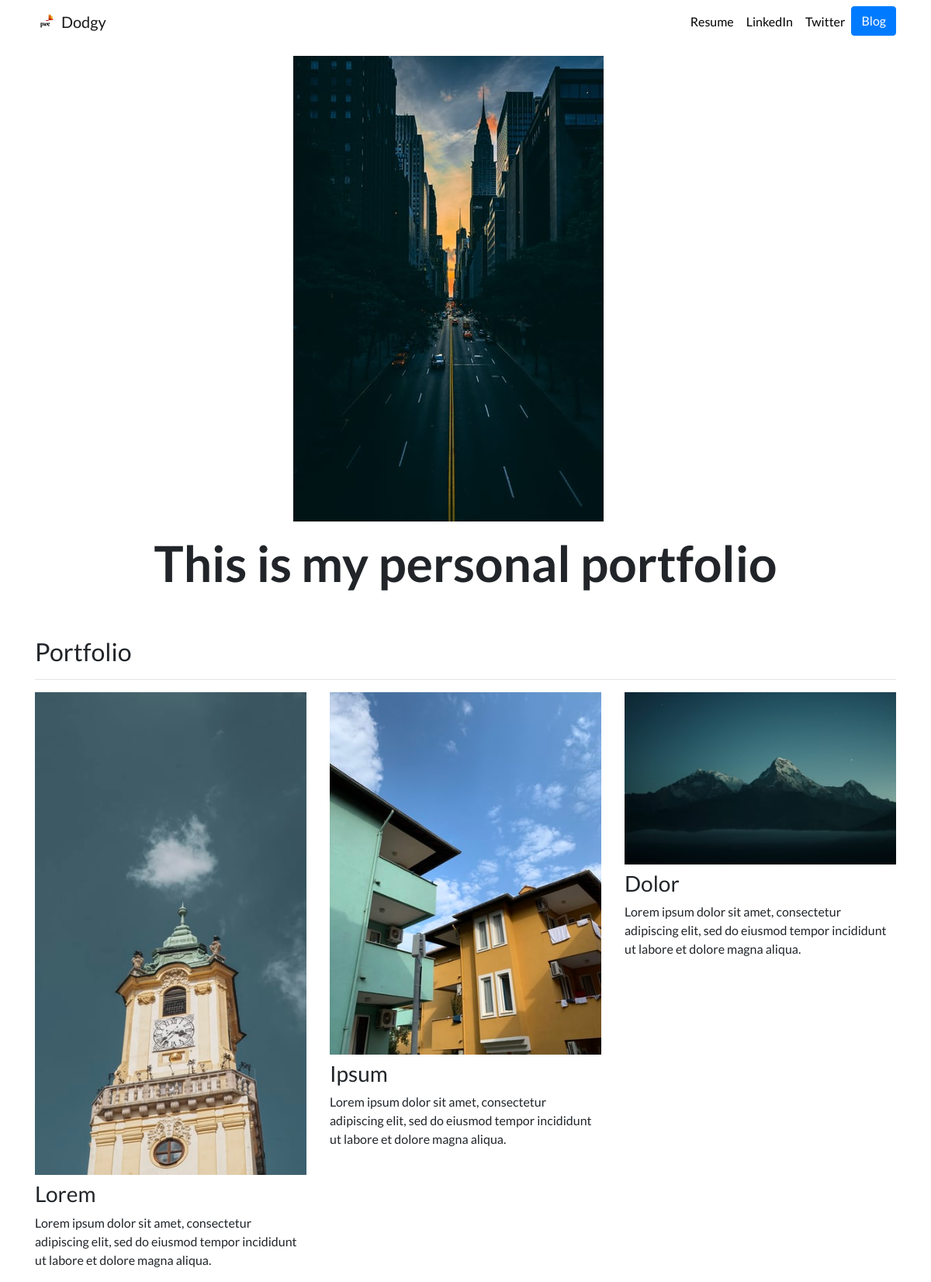
The page / on the database its author committed.
### portfolio/models.py (models this page shows, shortened)
class Project(models.Model):
    title = models.CharField(max_length=100)
    description = models.CharField(max_length=250)
    image = models.ImageField(upload_to='portfolio/images/')
    url = models.URLField(blank=True)

### portfolio/views.py (the view)
# urls.py: 2. Add a URL to urlpatterns:  path('', views.home, name='home')
def home(request):
    projects = Project.objects.all()
    return render(request,'portfolio/home.html', {'projects':projects})

### portfolio/templates/portfolio/home.html
{% extends "portfolio/base.html" %}
{% load static %}
{% block content %}
<div class="row justify-content-center my-3">
  <div class="col-5">
    <img src="{% static 'portfolio/mainpic.jpg' %}" class="img-fluid">
  </div>
</div>
<div class="row justify-content-center mb-3">
  <div class="col-md-9 text-center">
    <h1 id="hometext" class="font-weight-bold">This is my personal portfolio</h1>
  </div>
</div>
<h2 class="mt-5">Portfolio</h2>
<hr>
<div class="row">
  {% for project in projects %}
  <div class="col-lg-4 col-md-6">
    {% if project.url %}
    <a href="{{ project.url }}">
      <img src="{{ project.image.url }}" class="img-fluid mb-2">
    </a>
    {% else %}
    <img src="{{ project.image.url }}" class="img-fluid mb-2">
    {% endif %}
    <h3>{{ project.title }}</h3>
    <p>{{ project.description }}</p>
  </div>
  {% endfor %}
</div>
{% endblock %}

### portfolio/templates/portfolio/base.html (shortened to what this page needs)
{% load static %}
<!doctype html>
<html lang="en">
<head>
  <link rel="stylesheet" href="https://stackpath.bootstrapcdn.com/bootstrap/4.4.1/css/bootstrap.min.css">
  <link rel="stylesheet" href="{% static "portfolio/custom.css" %}">
</head>
<body>
  <nav id="topNav" class="navbar navbar-expand-md navbar-light">
    <div class="container">
      <a class="navbar-brand" href="{% url 'home' %}">
        <img src="{% static "portfolio/pwc.png" %}" width="30" height="30" class="d-inline-block align-top" alt="Nick's Logo">
        <span>Dodgy</span>
      </a>
      <div class="collapse navbar-collapse text-center" id="navbarNav">
        <ul class="navbar-nav ml-auto">
          <li class="nav-item">
            <a class="nav-link" href="{% static "portfolio/resume.pdf" %}">Resume</a>
          </li>
          <li class="nav-item">
            <a class="nav-link" href="https://www.linkedin.com/in/nick-walter/" target="_blank">LinkedIn</a>
          </li>
          <li class="nav-item">
            <a class="nav-link" href="https://twitter.com/ZappyCode" target="_blank">Twitter</a>
          </li>
          <li>
            <a role="button" href="{% url 'blog:all_blogs' %}" class="btn btn-primary">Blog</a>
          </li>
        </ul>
      </div>
    </div>
  </nav>
  <div class="container">
    {% block content %}{% endblock %}
  </div>
</body>
</html>

### portfolio/static/portfolio/custom.css (style rules this page uses)
.navbar-nav .nav-link { color: rgba(0,0,0,1) !important; }
body { font-family: 'Lato', sans-serif; }
@media (min-width: 992px) { #hometext { font-size: 4rem; } }

### rows shown on the page
Project: image (picture), title "Lorem", description "Lorem ipsum dolor sit amet, consectetur adipiscing elit, sed do eiusmod tempor incididunt ut labore et dolore magna aliqua."
Project: image (picture), title "Ipsum", description "Lorem ipsum dolor sit amet, consectetur adipiscing elit, sed do eiusmod tempor incididunt ut labore et dolore magna aliqua."
Project: image (picture), title "Dolor", description "Lorem ipsum dolor sit amet, consectetur adipiscing elit, sed do eiusmod tempor incididunt ut labore et dolore magna aliqua."
